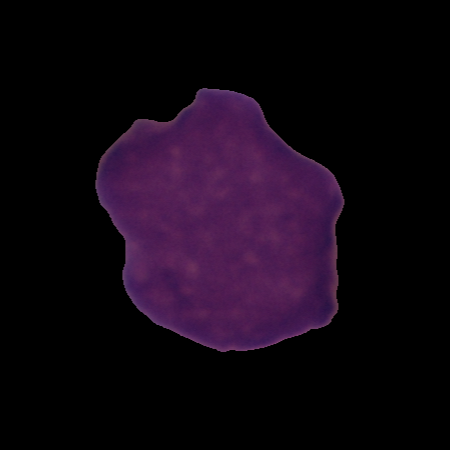
#> input picture Plot-ContourEx/UID_H10_47_2_hem.bmp, 450 x 450 px
$ python contourExamples.py   (older library calls are emulated)
#> lines starting #> are read from the running program, lines starting #| are printed output that depends on the picture; after the words box and inside, x2 and y2 are one past the last pixel; in counts of white or black regions, pixels touching at a corner belong together
import numpy as np
import cv2
from matplotlib import pyplot as plt
from scipy.spatial import distance
from scipy.signal import resample
from scipy.interpolate import spline

def plotContourSignature(grayScaleImage, sizeVector=256):
#> called with sizeVector = 256
    _,thresh = cv2.threshold(grayScaleImage, 1, 1, cv2.THRESH_BINARY)
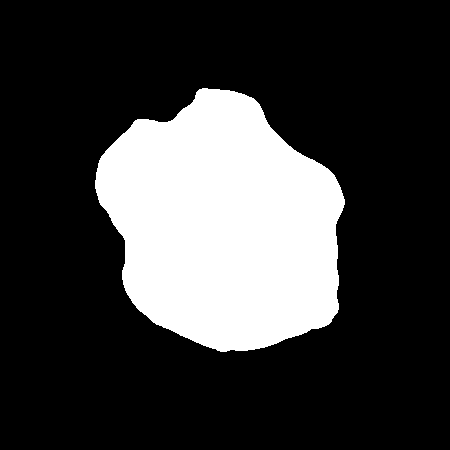
#> thresh: shape (450, 450); values 0 (black) and 1 (white), 23.6% white; 1 white region, box (x1, y1, x2, y2) and area: (95, 88, 345, 352) 47787
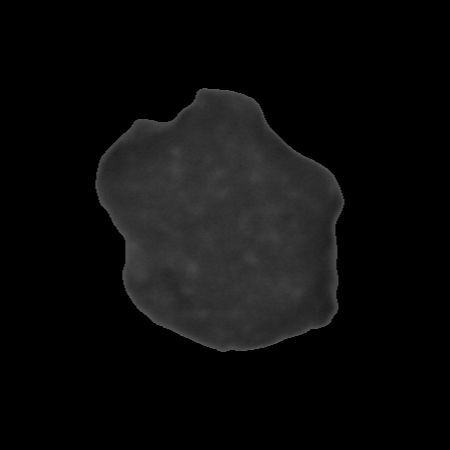
#> grayScaleImage: shape (450, 450); min 0, max 92, mean 12
    _,invThresh = cv2.threshold(grayScaleImage, 1, 1, cv2.THRESH_BINARY_INV)
#> invThresh: shape (450, 450); values 0 (black) and 1 (white), 76.4% white; 1 black region
    _, contours, _ = cv2.findContours(thresh, 1, 2)
#> contours = 1 contour; box (x1, y1, x2, y2) and area: (95, 88, 345, 352) 47412
    contour = max(contours, key=cv2.contourArea)
#> contour = contour of 352 points, box (x1, y1, x2, y2) (95, 88, 345, 352), area 47412
    m = cv2.moments(thresh)
#> m = moments, m00 47787, centre m10/m00, m01/m00 = (223.1, 224.7)
    centroid = (int(m['m10']/m['m00']), int(m['m01']/m['m00']))
#> centroid = (223, 224)
    signature = []
    for points in contour:
        curvePoint = points[0][0], points[0][1]
        signature.append(distance.euclidean(centroid, curvePoint))
#> this loop made 352 passes
#> curvePoint on passes 1 to 3: (202, 88), (201, 89), (199, 89)
#> after the loop, signature = 352 values, max 145.2 at index 217, min 99.3 at index 81, mean 123.2
    if (len(signature)>sizeVector) or (len(signature)<sizeVector):
        signature = resample(signature, sizeVector)
#> signature = 256 values, max 145 at index 158, min 99.68 at index 58, mean 123.2

    #signature = signature - np.mean(signature)
    fourierCoefs = list(map(abs, np.fft.fft(signature)))
#> fourierCoefs = 256 values, max 31541.3 at index 0, min 0.797 at index 159, mean 172.2

    ##################################################################
    plt.figure(figsize=(15, 8))

    plt.subplot(221)
    plt.imshow(src)
    plt.title('Imagem do Linfócito', fontname='Times New Roman', fontsize=18)

    #************#

    contourPoints = cv2.drawContours(grayScaleImage, [contour], 0, 255, 5) * invThresh
#> contourPoints: shape (450, 450); 1.2% white in thin lines or dots, all inside (x1, y1, x2, y2) = (92, 85, 348, 355)
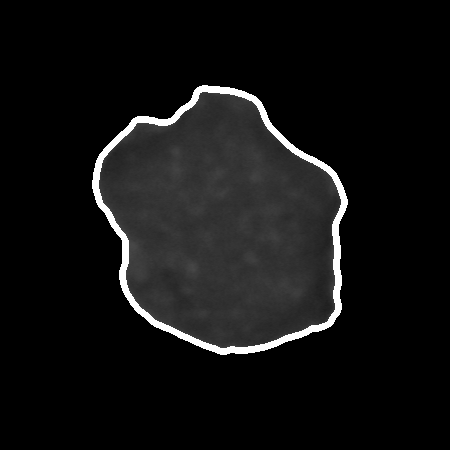
#> grayScaleImage: shape (450, 450); 2.71% of pixels changed, all inside (x1, y1, x2, y2) = (92, 85, 348, 355)
    cv2.drawMarker(contourPoints,centroid, 255, markerType=cv2.MARKER_CROSS, markerSize=20, thickness=2)
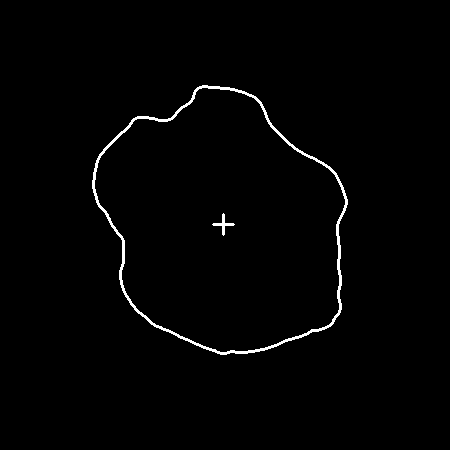
#> contourPoints: shape (450, 450); 1.2% white in thin lines or dots, all inside (x1, y1, x2, y2) = (92, 85, 348, 355)
    for i in [20, 25, 30, 35, 40]:
        cv2.line(contourPoints, centroid, tuple(contour[i][0]), 255, 2)
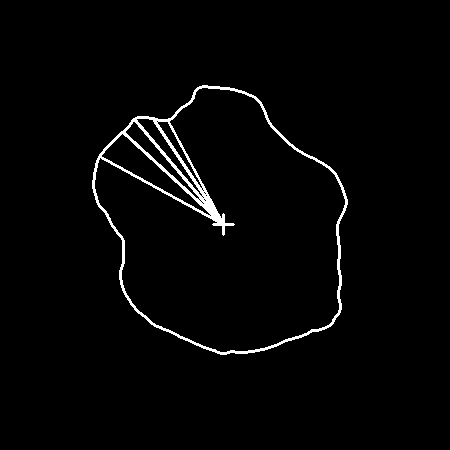
#> contourPoints: shape (450, 450); 2.1% white in thin lines or dots, all inside (x1, y1, x2, y2) = (92, 85, 348, 355)
    plt.subplot(222)
    plt.imshow(contourPoints,cmap='gray')
    plt.title('Contorno do linfócito', fontname='Times New Roman', fontsize=18)

    #************#

    with plt.style.context(('ggplot')):
        plt.subplot(223)
        plt.plot(signature)
        plt.title('Função Distância do Centróide', fontname='Times New Roman', fontsize=18)

    #************#

    with plt.style.context(('ggplot')):
        plt.subplot(224)
        logCoefs = np.log10(fourierCoefs[0:sizeVector//2])
#> logCoefs = 128 values, max 4.5 at index 0, min -0.0986 at index 97, mean 1.17
        #plt.plot(logCoefs)
        plt.bar([i for i in range(len(logCoefs))], logCoefs, width=0.6)
        plt.title('Coeficientes de Fourier (log)', fontname='Times New Roman', fontsize=18)

    plt.tight_layout()
    plt.savefig('fourierShapeDescriptor.png')
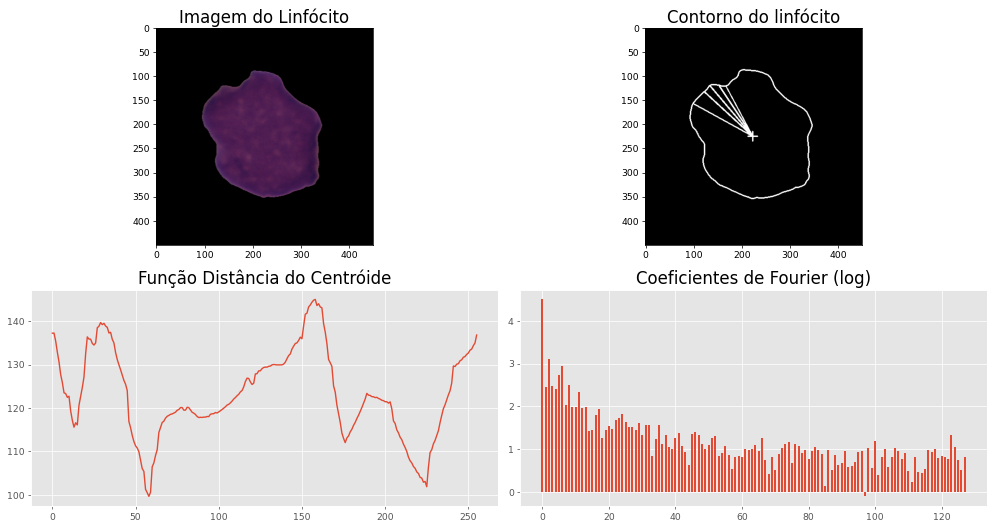
#> figure drawn by matplotlib, 4 panels; panel 3: curve peaks at x = 158, y = 145; panel 4: tallest bar 4.5 high, from x = -0.3 to 0.3
    plt.show()

def plotContourFeatures(grayScaleImage, sizeVector=320):
#> called with sizeVector = 320
    _,thresh = cv2.threshold(grayScaleImage, 1, 1, cv2.THRESH_BINARY)
    _,invThresh = cv2.threshold(grayScaleImage, 1, 1, cv2.THRESH_BINARY_INV)
    _, contours, _ = cv2.findContours(thresh, 1, 2)
    contour = max(contours, key=cv2.contourArea)
    m = cv2.moments(thresh)
    centroid = (int(m['m10']/m['m00']), int(m['m01']/m['m00']))
#> centroid = (223, 224)
    signature = []
    for points in contour:
        curvePoint = points[0][0], points[0][1]
        signature.append(distance.euclidean(centroid, curvePoint))
#> after the loop, signature = 352 values, max 145.2 at index 217, min 99.3 at index 81, mean 123.2
    if (len(signature)>sizeVector) or (len(signature)<sizeVector):
        origiSignature = signature.copy()
#> origiSignature has the same summary as signature
        signature = resample(signature, sizeVector)
#> signature = 320 values, max 145.3 at index 197, min 99.28 at index 73, mean 123.2

    fourierCoefs = list(map(abs, np.fft.fft(signature)))
#> fourierCoefs = 320 values, max 39426.6 at index 0, min 0.16 at index 159, mean 173.5

    ##################################################################

    plt.figure(figsize=(15, 8))

    plt.subplot(121)
    plt.imshow(src)
    plt.title('Imagem do Linfócito', fontname='Times New Roman', fontsize=55)

    #************#

    contourPoints = cv2.drawContours(grayScaleImage, [contour], 0, 255, 5) * invThresh
    cv2.drawMarker(contourPoints,centroid, 255, markerType=cv2.MARKER_CROSS, markerSize=20, thickness=2)
    #for i in [20, 25, 30, 35, 40]:
        #cv2.line(contourPoints, centroid, tuple(contour[i][0]), 255, 2)
    plt.subplot(122)
    plt.imshow(contourPoints,cmap='gray')
    plt.title('Contorno do Linfócito', fontname='Times New Roman', fontsize=55)

    plt.tight_layout()
    plt.savefig('exContourFeatsExtraction-a.png')
    plt.show()

    ################################################

    plt.figure(figsize=(15, 8))

    with plt.style.context(('ggplot')):
        plt.subplot(221)
        plt.plot(origiSignature)
        plt.title(f'Função Distância do Centróide ({len(origiSignature)} amostras)', fontname='Times New Roman', fontsize=18)

    #************#

    with plt.style.context(('ggplot')):
        plt.subplot(222)
        plt.plot(signature)
        plt.title(f'Função Distância do Centróide após o Resampling ({len(signature)} amostras)', fontname='Times New Roman', fontsize=18)

    #************#

    with plt.style.context(('ggplot')):
        plt.subplot(223)
        logCoefs = np.log10(fourierCoefs)
#> logCoefs = 320 values, max 4.6 at index 0, min -0.795 at index 159, mean 1.14
        #plt.plot(logCoefs)
        plt.bar([i for i in range(len(logCoefs))], logCoefs, width=0.5)
        plt.title('Coeficientes de Fourier', fontname='Times New Roman', fontsize=18)

    #************#

    with plt.style.context(('ggplot')):
        plt.subplot(224)
        logCoefs = np.log10(fourierCoefs[0:sizeVector//2])
#> logCoefs = 160 values, max 4.6 at index 0, min -0.795 at index 159, mean 1.15
        #plt.plot(logCoefs)
        plt.bar([i for i in range(len(logCoefs))], logCoefs, width=0.5)
        plt.title('Primeira metade dos coeficientes de Fourier', fontname='Times New Roman', fontsize=18)

    plt.tight_layout()
    plt.savefig('exContourFeatsExtraction-b.png')
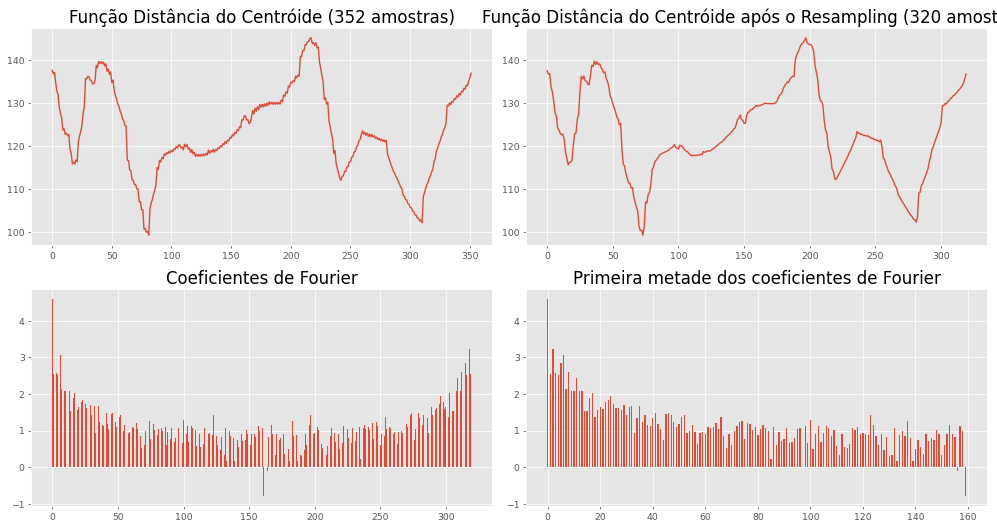
#> figure drawn by matplotlib, 4 panels; panel 1: curve peaks at x = 217, y = 145.2; panel 2: curve peaks at x = 197, y = 145.3; panel 3: tallest bar 4.6 high, from x = -0.25 to 0.25; panel 4: tallest bar 4.6 high, from x = -0.25 to 0.25
    plt.show()


if __name__ == '__main__':
    #Fix Random Number Generation
    np.random.seed(12874)
    src = cv2.cvtColor(cv2.imread('UID_H10_47_2_hem.bmp'), cv2.COLOR_BGR2RGB)
    plotContourSignature(cv2.cvtColor(src, cv2.COLOR_RGB2GRAY))
    plotContourFeatures(cv2.cvtColor(src, cv2.COLOR_RGB2GRAY))
    print(f"\nEnd Script!\n{'#'*50}")
